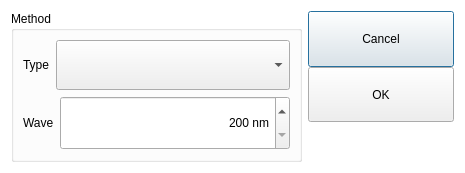
<?xml version="1.0" encoding="UTF-8"?>
<ui version="4.0">
 <class>KmDialog</class>
 <widget class="QDialog" name="KmDialog">
  <property name="geometry">
   <rect>
    <x>0</x>
    <y>0</y>
    <width>465</width>
    <height>172</height>
   </rect>
  </property>
  <property name="windowTitle">
   <string>Kit Method</string>
  </property>
  <property name="styleSheet">
   <string notr="true">QLabel,QSpinBox,QDoubleSpinBox,QPushButton,QLineEdit,QComboBox{
	min-height:48px;
	font: 12pt &quot;黑体&quot;;
}

QGroupBox{
	font: Bold 14pt &quot;黑体&quot;;
}

QDialog{
	background-color: rgb(255, 255, 255);
}

/*spinbox 抬起样式*/
QTimeEdit::up-button,QDoubleSpinBox::up-button,QSpinBox::up-button {subcontrol-origin:border;
    subcontrol-position:right;
	image: url(:/icons/up_left.png);
	background-color: rgb(255, 255, 255);
    width: 36px;
    height: 50px;       
}
QTimeEdit::down-button,QDoubleSpinBox::down-button,QSpinBox::down-button {subcontrol-origin:border;
    subcontrol-position:left;
	image: url(:/icons/up_right.png);
	background-color: rgb(255, 255, 255);
    width: 36px;
    height: 50px;
}

/*按钮按下样式*/
QTimeEdit::up-button:pressed,QDoubleSpinBox::up-button:pressed,QSpinBox::up-button:pressed{subcontrol-origin:border;
    subcontrol-position:right;
    image: url(:/icons/up_left.png);
	background-color: rgb(255, 255, 255);
    width: 35px;
    height: 49px;       
}
  
QTimeEdit::down-button:pressed,QDoubleSpinBox::down-button:pressed,QSpinBox::down-button:pressed,QSpinBox::down-button:pressed{
    subcontrol-position:left;
    image: url(:/icons/up_right.png);
	background-color: rgb(255, 255, 255);
    width: 35px;
    height: 49px;   
}</string>
  </property>
  <layout class="QHBoxLayout" name="horizontalLayout_6" stretch="2,1">
   <item>
    <widget class="QGroupBox" name="groupBox">
     <property name="title">
      <string>Method</string>
     </property>
     <layout class="QVBoxLayout" name="verticalLayout">
      <item>
       <layout class="QHBoxLayout" name="horizontalLayout" stretch="0,1">
        <item>
         <widget class="QLabel" name="typeLabel">
          <property name="text">
           <string>Type</string>
          </property>
         </widget>
        </item>
        <item>
         <widget class="QComboBox" name="typeComboBox">
          <property name="iconSize">
           <size>
            <width>48</width>
            <height>48</height>
           </size>
          </property>
         </widget>
        </item>
       </layout>
      </item>
      <item>
       <layout class="QHBoxLayout" name="horizontalLayout_5" stretch="0,1">
        <item>
         <widget class="QLabel" name="waveLabel">
          <property name="text">
           <string>Wave</string>
          </property>
         </widget>
        </item>
        <item>
         <widget class="QSpinBox" name="waveSpinBox">
          <property name="alignment">
           <set>Qt::AlignRight|Qt::AlignTrailing|Qt::AlignVCenter</set>
          </property>
          <property name="suffix">
           <string> nm</string>
          </property>
          <property name="minimum">
           <number>200</number>
          </property>
          <property name="maximum">
           <number>850</number>
          </property>
         </widget>
        </item>
       </layout>
      </item>
     </layout>
    </widget>
   </item>
   <item>
    <layout class="QVBoxLayout" name="verticalLayout_2">
     <property name="spacing">
      <number>0</number>
     </property>
     <item>
      <widget class="QPushButton" name="cancelPBtn">
       <property name="text">
        <string>Cancel</string>
       </property>
      </widget>
     </item>
     <item>
      <widget class="QPushButton" name="okPBtn">
       <property name="text">
        <string>OK</string>
       </property>
      </widget>
     </item>
     <item>
      <spacer name="verticalSpacer">
       <property name="orientation">
        <enum>Qt::Vertical</enum>
       </property>
       <property name="sizeHint" stdset="0">
        <size>
         <width>20</width>
         <height>40</height>
        </size>
       </property>
      </spacer>
     </item>
    </layout>
   </item>
  </layout>
 </widget>
 <resources/>
 <connections/>
</ui>
